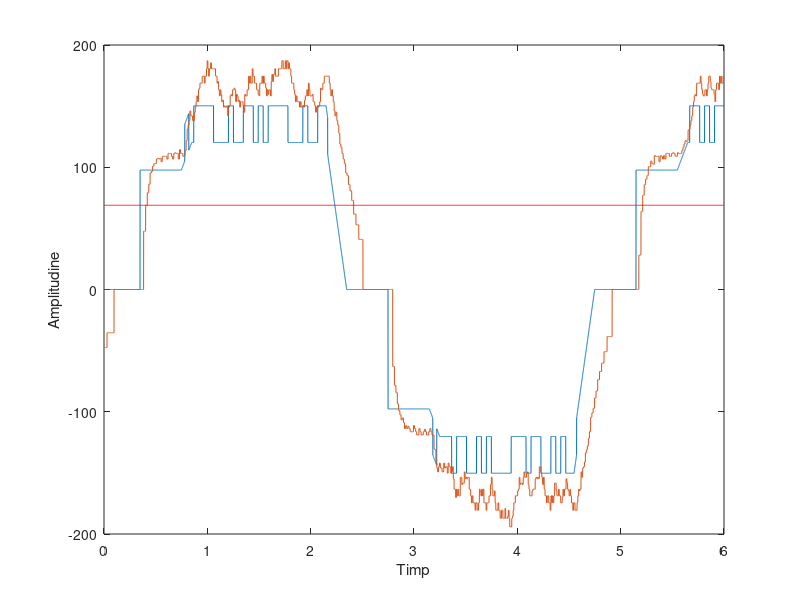

Reproduce this figure in MATLAB. (Note: this script raises an error after producing the figure.)
data = load('dataset.mat');
%% 
t = data.cigan.X.Data';
u = data.cigan.Y(:, 3).Data';
w = data.cigan.Y(:, 2).Data';
pos = data.cigan.Y(:, 1).Data';

plot(t, [200*u, w]); hold on;
xlabel('Timp');
ylabel('Amplitudine');

%% intrare-viteza neparametric

i3 = 7434;
i4 = 7687;

ust = mean(u(i3:i4));
yst = mean(w(i3:i4));

K = yst / ust;
y63 = 0.63*yst;

plot(t, y63*ones(1, length(t)), 'r');
xlabel('Timp');
ylabel('Amplitudine');

i5 = 7189;
i6 = 7242;
T = t(i6) - t(i5);

Tm_i7 = 7151;
Tm_i8 = 7188; 

Tau_m = t(Tm_i8) - t(Tm_i7);

nidx = round(Tau_m / (t(12)-t(11)));
u_new = [u(1)*ones(nidx,1); u(1:length(u)-nidx)];

[A, B, C, D] = getStateSpaceForSysOrderOne(K, T);

sysUW = ss(A,B,C,D);
ysimUW = lsim(sysUW, u_new-u_new(1), t, w(1));

plot(t, ysimUW); 
title('Identificare clasica - Neparametrica');
legend('Factor de umplere PWM', 'Viteza', 'Y63', 'Modelul');
xlabel('Timp');
ylabel('Amplitudine');

J = getRelativeError(w, ysimUW)
eMPN = getNormalizedMeanSquaredError(w, ysimUW)
%% viteza - pozitie neparametrica

i8 = 7434;
i9 = 7687;

K_poz = (pos(i9)-pos(i8))/(mean(w(i8:i9))*(t(i9)-t(i8)));

A_pos = [-1/T 0; K_poz 0];
B_pos = [K/T; 0];
C_pos = [1 0 ; 0 1];
D_pos = [0; 0];

sysWPos = ss(A_pos, B_pos, C_pos, D_pos);
ysimWPos = lsim(sysWPos , u, t, [w(1), pos(1)]);
ysimWPos = ysimWPos(:,2);

figure
plot(t, ysimWPos, t, pos), 
title("Suprapunerea intre integrata vitezei peste pozitie")
legend('Pozitia identificata', 'Pozitia propriu zisa')
xlabel('Timp');
ylabel('Amplitudine');

eMPN_pozitie = getNormalizedMeanSquaredError(pos, ysimWPos)

%% Functia de transfer cu timp mort

Hs = tf(K, [T, 1], 'IODelay', Tau_m)

%% Preluare date din grafic si preprocesare

u = double(u);
t = double(t);
w = double(w);
pos = double(pos);

i1 = 1155;
i2 = 3058;
i3 = 4475;
i4 = 6208;
step = 8;

t_identification = u(i1:step:i2);
u_identification = u(i1:step:i2);
w_identification = w(i1:step:i2);
pos_identification = pos(i1:step:i2);

t_validation = u(i3:step:i4);
u_validation = u(i3:step:i4);
w_validation = w(i3:step:i4);
pos_validation = pos(i3:step:i4);

Te = step * (t(5) - t(4));
data_identification = iddata(w_identification, u_identification, Te);
data_validation = iddata(w_validation, u_validation, Te);

%% Autocorelatie Intrare-Viteza cu ARMAX
sys_armax = armax(data_identification, [1, 1, 1, 1]);

Hw_armax_w = tf(sys_armax.B, sys_armax.A, Te, 'variable', 'z^-1');
Hw_armax_w_continuous = d2c(Hw_armax_w, 'zoh');

% extracted from continuous Hw_armax_w_continuous
K = 3172 / 12.97;
T = 1 / 12.97;

Hfinal = tf(K, [T, 1]);

[A, B, C, D] = getStateSpaceForSysOrderOne(K, T);

sysArmaxUW = ss(A,B,C,D);
ysimUW = lsim(sysArmaxUW, u_new, t, w(1));

eMPN = getNormalizedMeanSquaredError(w, ysimUW)

plot(t, [w, ysimUW]);
legend('Viteza propriu zisa', 'Viteza identificata')
xlabel('Timp');
ylabel('Amplitudine');

figure;
subplot(1, 2, 1)
compare(data_validation, sys_armax)
title('Compare Viteza-Intrare cu ARMAX');
subplot(1, 2, 2)
resid(data_validation, sys_armax)
title('Resid Viteza-Intrare cu ARMAX');

%% Intercorelatie / XCorelatie Intrare-Viteza cu iv4

sys_iv4 = iv4(data_identification, [1, 1, 1]);

Hw_iv4_w = tf(sys_iv4.B, sys_iv4.A, Te, 'variable', 'z^-1');
Hw_iv4_w_continuous = d2c(Hw_iv4_w, 'zoh');

% extracted from continuous Hw_iv4_w_continuous
K = 5210 / 21.4;
T = 1 / 21.4;
HFinal2 = tf(K, [T, 1]);

[A, B, C, D] = getStateSpaceForSysOrderOne(K, T);

sysIv4UW = ss(A, B, C, D);
ysimUW = lsim(sysIv4UW, u_new, t, w(1));

eMPN = getNormalizedMeanSquaredError(w, ysimUW)

plot(t, [w, ysimUW]);
legend('Viteza propriu zisa', 'Viteza identificata')
xlabel('Timp');
ylabel('Amplitudine');

figure;
subplot(1, 2, 1)
compare(data_validation, sys_iv4)
title('Compare intrare-viteza cu iv4');
subplot(1, 2, 2)
resid(data_validation, sys_iv4)
title('Resid intrare-viteza cu iv4');

%% Autocorelatie Viteza-Pozitie cu ARX

data_id_pos_w = iddata(pos_identification, w_identification, Te);
data_vd_pos_w = iddata(pos_validation, w_validation, Te);

sys_armax_pos_w = arx(data_id_pos_w, [1, 1, 0]);

Hw_arx_pos_w = tf(sys_armax_pos_w.B, sys_armax_pos_w.A, Te, 'variable', 'z^-1');
Hw_arx_pos_w_continuous = tf(0.02841 / Te, [1, 0])

% extracted from continuous Hw_arx_pos_w_continuous
A = 0;
B = 4.932;
C = 1;
D = 0;

sysArxPosW = ss(A,B,C,D);
ysimUW = lsim(sysArxPosW, w, t, pos(1));

plot(t, [pos, ysimUW]);
legend('Pozitia propriu zisa', 'Pozitia identificata')
xlabel('Timp');
ylabel('Amplitudine');

eMPN = getNormalizedMeanSquaredError(pos, ysimUW)

figure;
subplot(1, 2, 1)
compare(data_vd_pos_w, sys_armax_pos_w)
title('Compare Pozitie-Viteza cu ARMAX');
subplot(1, 2, 2)
resid(data_vd_pos_w, sys_armax_pos_w)
title('Resid Pozitie-Viteza cu ARMAX');

%% Intercorelatie / XCorelatie Viteza-Pozitie cu OE

data_id_pos_w = iddata(pos_identification, w_identification, Te);
data_vd_pos_w = iddata(pos_validation, w_validation, Te);
sys_oe_pos_w = oe(data_id_pos_w, [1, 1, 0]); % inclus gradul mort

Hw_oe_pos_w = tf(sys_oe_pos_w.B, sys_oe_pos_w.F, Te, 'variable', 'z^-1');
Hw_oe_pos_w_continuous = tf(0.02841 / Te, [1, 0]);

% extracted from continuous Hw_oe_pos_w_continuous
A = 0;
B = 4.932;
C = 1;
D = 0;

sysOePosW = ss(A,B,C,D);
ysimUW = lsim(sysOePosW, w, t, pos(1));

plot(t, [pos, ysimUW]);
legend('Pozitia propriu zisa', 'Pozitia identificata')
xlabel('Timp');
ylabel('Amplitudine');

eMPN = getNormalizedMeanSquaredError(pos, ysimUW)

figure;
subplot(1, 2, 1)
compare(data_vd_pos_w, sys_oe_pos_w)
title('Compare Pozitie-Viteza cu OE');
subplot(1, 2, 2)
resid(data_vd_pos_w, sys_oe_pos_w)
title('Resid Pozitie-Viteza cu OE');